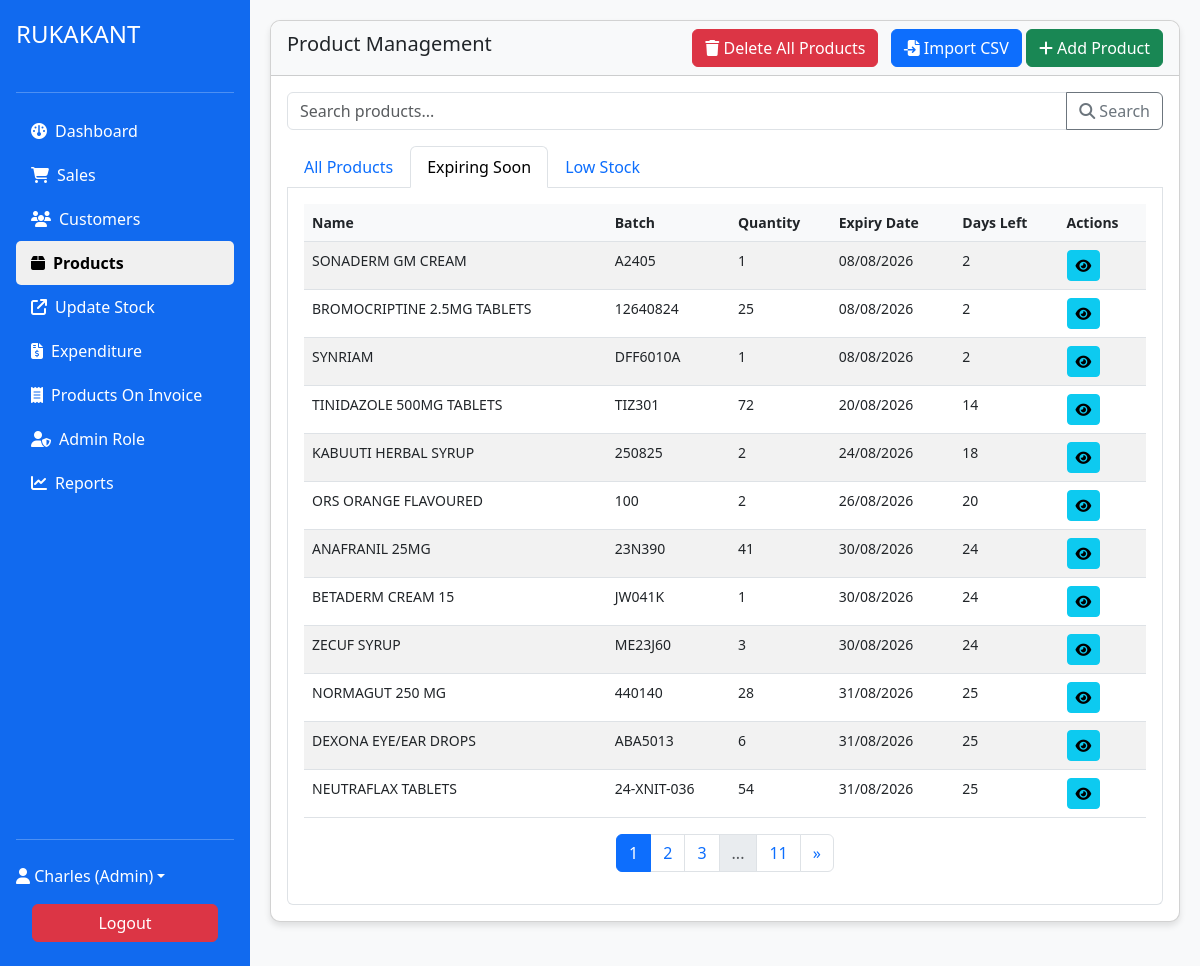
The app's page /system/products.php?tab=expiring (signed in) with its own data.
### tables this page shows
CREATE TABLE `products_pharm` (
  `id` int(11) NOT NULL,
  `name` varchar(100) NOT NULL,
  `description` text DEFAULT NULL,
  `category_id` int(11) DEFAULT NULL,
  `batch_number` varchar(50) NOT NULL,
  `quantity` double DEFAULT NULL,
  `buying_price` double DEFAULT NULL,
  `selling_price` double DEFAULT NULL,
  `expiry_date` date NOT NULL,
  `supplier_id` int(11) DEFAULT NULL,
  `created_at` datetime DEFAULT current_timestamp(),
  `updated_at` datetime DEFAULT NULL ON UPDATE current_timestamp(),
  `minimum_stock_level` int(11) NOT NULL CHECK (`minimum_stock_level` >= 0),
  `barcode` varchar(50) DEFAULT NULL,
  `unit_type` varchar(20) DEFAULT NULL,
  `invoice_number` varchar(100) DEFAULT NULL
);

### classes/Pharmacy.php (called while the page is built, shortened)
<?php
require_once __DIR__ . '/../includes/db.php';
class Pharmacy
{
    private $db;
    public function __construct($db)
    {
        $this->db = $db;
    }
    public function getExpiringProducts($search = '', $limit = 10, $offset = 0, $days = 30)
{
    $sql = '
        SELECT * FROM products_pharm
        WHERE expiry_date BETWEEN NOW() AND DATE_ADD(NOW(), INTERVAL ? DAY)
    ';
    $params = [$days];
    $sql .= ' ORDER BY expiry_date ASC';
    if ($limit) {
        $sql .= ' LIMIT ? OFFSET ?';
        $params[] = $limit;
        $params[] = $offset;
    }
    return $this->db->query($sql, $params);
}
public function countExpiringProducts($search = '')
{
    $threshold_date = date('Y-m-d', strtotime('+30 days'));
    $sql = "SELECT COUNT(*) as total FROM products_pharm WHERE expiry_date <= ?";
    $params = [$threshold_date];
    $result = $this->db->query($sql, $params);
    return $result[0]['total'] ?? 0;
}
}

### includes/db.php (called while the page is built, shortened)
<?php
class Database
{
    private $host = 'localhost';
    private $user = 'root';
    private $pass = '';
    private $dbname = 'hospital_management';
    private $conn;
    public function __construct()
    {
        $this->conn = new mysqli($this->host, $this->user, $this->pass, $this->dbname);
    }
    public function query($sql, $params = [])
    {
        $stmt = $this->conn->prepare($sql);
        if (!empty($params)) {
            $types = str_repeat('s', count($params));
            $stmt->bind_param($types, ...$params);
        }
        $stmt->execute();
        $result = $stmt->get_result();
        return $result ? $result->fetch_all(MYSQLI_ASSOC) : false;
    }
}

### system/products.php (the view, shortened to what this page needs)
<?php
require_once '../includes/header.php';
require_once '../classes/Pharmacy.php';
$pharmacy = new Pharmacy($db);
$limit = 12;
$page = isset($_GET['page']) ? (int) $_GET['page'] : 1;
$page = max($page, 1);
$offset = ($page - 1) * $limit;
$search = $_GET['search'] ?? '';
$active_tab = $_GET['tab'] ?? 'all';
switch ($active_tab) {
    case 'expiring':
        $total = $pharmacy->countExpiringProducts($search);
        $products = $pharmacy->getExpiringProducts($search, $limit, $offset);
        $total_pages = ceil($total / $limit);
        break;
}
function renderPagination($current_page, $total_pages, $tab = '')
{
    $output = '<nav><ul class="pagination justify-content-center">';
    $start = max(1, $current_page - 2);
    $end = min($total_pages, $current_page + 2);
    for ($i = $start; $i <= $end; $i++) {
        $active = $i === $current_page ? ' active' : '';
        $url = '?page=' . $i . ($tab ? '&tab=' . $tab : '');
        $output .= "<li class='page-item$active'><a class='page-link' href='$url'>$i</a></li>";
    }
    if ($current_page < $total_pages - 2) {
        if ($current_page < $total_pages - 3)
            $output .= "<li class='page-item disabled'><span class='page-link'>...</span></li>";
        $url = '?page=' . $total_pages . ($tab ? '&tab=' . $tab : '');
        $output .= "<li class='page-item'><a class='page-link' href='$url'>$total_pages</a></li>";
    }
    if ($current_page < $total_pages) {
        $next_page = $current_page + 1;
        $url = '?page=' . $next_page . ($tab ? '&tab=' . $tab : '');
        $output .= "<li class='page-item'><a class='page-link' href='$url'>&raquo;</a></li>";
    }
    $output .= '</ul></nav>';
    return $output;
}
?>
<div class="card mb-4">
    <div class="card-header d-flex justify-content-between align-items-center">
        <h5>Product Management</h5>
        <div>
            <button class="btn btn-danger me-2"
                onclick="if(confirm('Are you sure you want to delete ALL products and all related data? This action cannot be undone.')) { document.getElementById('deleteAllForm').submit(); }">
                <i class="fas fa-trash"></i> Delete All Products
            </button>
            <button class="btn btn-primary" data-bs-toggle="modal" data-bs-target="#importModal">
                <i class="fas fa-file-import"></i> Import CSV
            </button>
            <a href="?action=add" class="btn btn-success">
                <i class="fas fa-plus"></i> Add Product
            </a>
        </div>
    </div>
    <div class="card-body">
        <form class="mb-3">
            <div class="input-group">
                <input type="text" class="form-control" name="search" placeholder="Search products..."
                    value="<?= htmlspecialchars($search) ?>">
                <button class="btn btn-outline-secondary" type="submit">
                    <i class="fas fa-search"></i> Search
                </button>
            </div>
        </form>
        <ul class="nav nav-tabs" id="productTabs" role="tablist">
            <li class="nav-item" role="presentation">
                <a class="nav-link <?= $active_tab === 'all' ? 'active' : '' ?>"
                   href="?tab=all">
                    All Products
                </a>
            </li>
            <li class="nav-item" role="presentation">
                <a class="nav-link <?= $active_tab === 'expiring' ? 'active' : '' ?>"
                   href="?tab=expiring">
                    Expiring Soon
                </a>
            </li>
            <li class="nav-item" role="presentation">
                <a class="nav-link <?= $active_tab === 'low' ? 'active' : '' ?>"
                   href="?tab=low">
                    Low Stock
                </a>
            </li>
        </ul>
        <div class="tab-content p-3 border border-top-0 rounded-bottom">
            <div class="tab-pane fade <?= $active_tab === 'expiring' ? 'show active' : '' ?>" id="expiring" role="tabpanel">
                <div class="table-responsive">
                    <table class="table table-striped">
                        <thead>
                            <tr>
                                <th>Name</th>
                                <th>Batch</th>
                                <th>Quantity</th>
                                <th>Expiry Date</th>
                                <th>Days Left</th>
                                <th>Actions</th>
                            </tr>
                        </thead>
                        <tbody>
                            <?php if ($active_tab === 'expiring'): ?>
                                <?php foreach ($products as $p): ?>
                                    <tr>
                                        <td><?= htmlspecialchars($p['name']) ?></td>
                                        <td><?= htmlspecialchars($p['batch_number']) ?></td>
                                        <td><?= $p['quantity'] ?></td>
                                        <td><?= date('d/m/Y', strtotime($p['expiry_date'])) ?></td>
                                        <td><?= floor((strtotime($p['expiry_date']) - time()) / 86400) ?></td>
                                        <td>
                                            <a href="?action=view&id=<?= $p['id'] ?>" class="btn btn-sm btn-info" title="View">
                                                <i class="fas fa-eye"></i>
                                            </a>
                                        </td>
                                    </tr>
                                <?php endforeach; ?>
                            <?php endif; ?>
                        </tbody>
                    </table>
                    <?php if ($active_tab === 'expiring'): ?>
                        <?= renderPagination($page, $total_pages, 'expiring') ?>
                    <?php endif; ?>
                </div>
            </div>
        </div>
    </div>
</div>
<?php
require_once '../includes/footer.php';
?>

### assets/css/style.css (style rules this page uses)
body { font-family: 'Segoe UI', Tahoma, Geneva, Verdana, sans-serif; background-color: #f8f9fa; }
.card { border-radius: 10px; box-shadow: 0 4px 6px rgba(0, 0, 0, 0.1); margin-bottom: 20px; }
.card-header { border-radius: 10px 10px 0 0 !important; background-color: #f8f9fa; font-weight: 600; }
.table-responsive { overflow-x: auto; }
.table { font-size: 14px; }
.table th { font-weight: 600; background-color: #f8f9fa; }

### includes/header.php (style rules this page uses)
body, html { margin: 0; padding: 0; height: 100%; }

### records on screen
products_pharm: name "SONADERM GM CREAM", batch_number "A2405", quantity "1", expiry_date "08/08/2026"
products_pharm: name "BROMOCRIPTINE 2.5MG TABLETS", batch_number "12640824", quantity "25", expiry_date "08/08/2026"
products_pharm: name "SYNRIAM", batch_number "DFF6010A", quantity "1", expiry_date "08/08/2026"
products_pharm: name "TINIDAZOLE 500MG TABLETS", batch_number "TIZ301", quantity "72", expiry_date "20/08/2026"
products_pharm: name "KABUUTI HERBAL SYRUP", batch_number "250825", quantity "2", expiry_date "24/08/2026"
products_pharm: name "ORS ORANGE FLAVOURED", batch_number "100", quantity "2", expiry_date "26/08/2026"
products_pharm: name "ANAFRANIL 25MG", batch_number "23N390", quantity "41", expiry_date "30/08/2026"
products_pharm: name "BETADERM CREAM 15", batch_number "JW041K", quantity "1", expiry_date "30/08/2026"
products_pharm: name "ZECUF SYRUP", batch_number "ME23J60", quantity "3", expiry_date "30/08/2026"
products_pharm: name "NORMAGUT 250 MG", batch_number "440140", quantity "28", expiry_date "31/08/2026"
products_pharm: name "DEXONA EYE/EAR DROPS", batch_number "ABA5013", quantity "6", expiry_date "31/08/2026"
products_pharm: name "NEUTRAFLAX TABLETS", batch_number "24-XNIT-036", quantity "54", expiry_date "31/08/2026"

### other values on screen
$_SESSION['full_name'] "Charles"
$_SESSION['role'] "Admin"
$total_pages "11"
